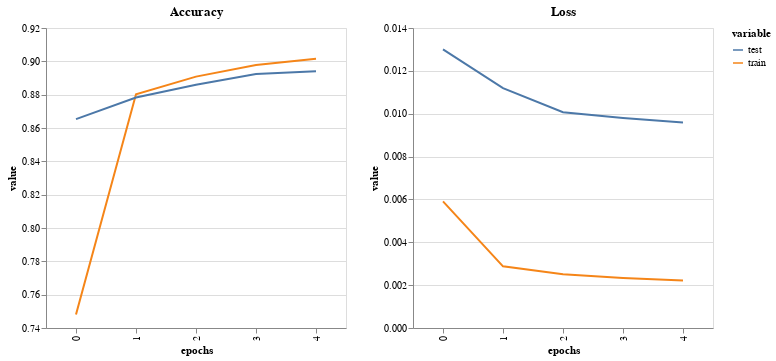

Notebook code cell kept with this figure:
### Markdown cell above
En faisant du transfert learning, nous avons très nettement amélioré notre modèle de 0.75 à 0.89.

### Code cell
# Je crée les dataframes
train_val_acc_df = pd.DataFrame.from_dict(accuracy_stats_resnet).reset_index().melt(id_vars=['index']).rename(columns={"index":"epochs"})
train_val_loss_df = pd.DataFrame.from_dict(loss_stats_resnet).reset_index().melt(id_vars=['index']).rename(columns={"index":"epochs"})

#je trace loss and accuracy pour train et test


char1=alt.Chart(train_val_acc_df).mark_line().encode(
            x=alt.X('epochs:O',scale=alt.Scale(zero=False)),
            y=alt.Y('value:Q',scale=alt.Scale(zero=False)),
            color='variable:N').properties(height=300,width=300,title='Accuracy')


char2=alt.Chart(train_val_loss_df).mark_line().encode(
            x='epochs:O',
            y='value:Q',
            color='variable:N').properties(height=300,width=300,title='Loss')

alt.hconcat(char1,char2).resolve_scale(y='independent')

### Figure 1 — Vega-Lite specification as saved in the notebook (floating-point values rounded to 4 significant figures)
{"config": {"view": {"continuousWidth": 400, "continuousHeight": 300}}, "hconcat": [{"data": {"name": "data-fb720795dcdba1d57c3b76a8e110f2c4"}, "mark": "line", "encoding": {"color": {"type": "nominal", "field": "variable"}, "x": {"type": "ordinal", "field": "epochs", "scale": {"zero": false}}, "y": {"type": "quantitative", "field": "value", "scale": {"zero": false}}}, "height": 300, "title": "Accuracy", "width": 300}, {"data": {"name": "data-a312c35d80e5c5fef4bdf71cc7200291"}, "mark": "line", "encoding": {"color": {"type": "nominal", "field": "variable"}, "x": {"type": "ordinal", "field": "epochs"}, "y": {"type": "quantitative", "field": "value"}}, "height": 300, "title": "Loss", "width": 300}], "resolve": {"scale": {"y": "independent"}}, "$schema": "https://vega.github.io/schema/vega-lite/v4.8.1.json", "datasets": {"data-fb720795dcdba1d57c3b76a8e110f2c4": [{"epochs": 0, "variable": "train", "value": 0.7481}, {"epochs": 1, "variable": "train", "value": 0.8802}, {"epochs": 2, "variable": "train", "value": 0.8908}, {"epochs": 3, "variable": "train", "value": 0.8977}, {"epochs": 4, "variable": "train", "value": 0.9015}, {"epochs": 0, "variable": "test", "value": 0.8653}, {"epochs": 1, "variable": "test", "value": 0.8783}, {"epochs": 2, "variable": "test", "value": 0.886}, {"epochs": 3, "variable": "test", "value": 0.8923}, {"epochs": 4, "variable": "test", "value": 0.894}], "data-a312c35d80e5c5fef4bdf71cc7200291": [{"epochs": 0, "variable": "train", "value": 0.005909}, {"epochs": 1, "variable": "train", "value": 0.002877}, {"epochs": 2, "variable": "train", "value": 0.002511}, {"epochs": 3, "variable": "train", "value": 0.002333}, {"epochs": 4, "variable": "train", "value": 0.002213}, {"epochs": 0, "variable": "test", "value": 0.013}, {"epochs": 1, "variable": "test", "value": 0.01119}, {"epochs": 2, "variable": "test", "value": 0.01007}, {"epochs": 3, "variable": "test", "value": 0.009801}, {"epochs": 4, "variable": "test", "value": 0.009584}]}}
